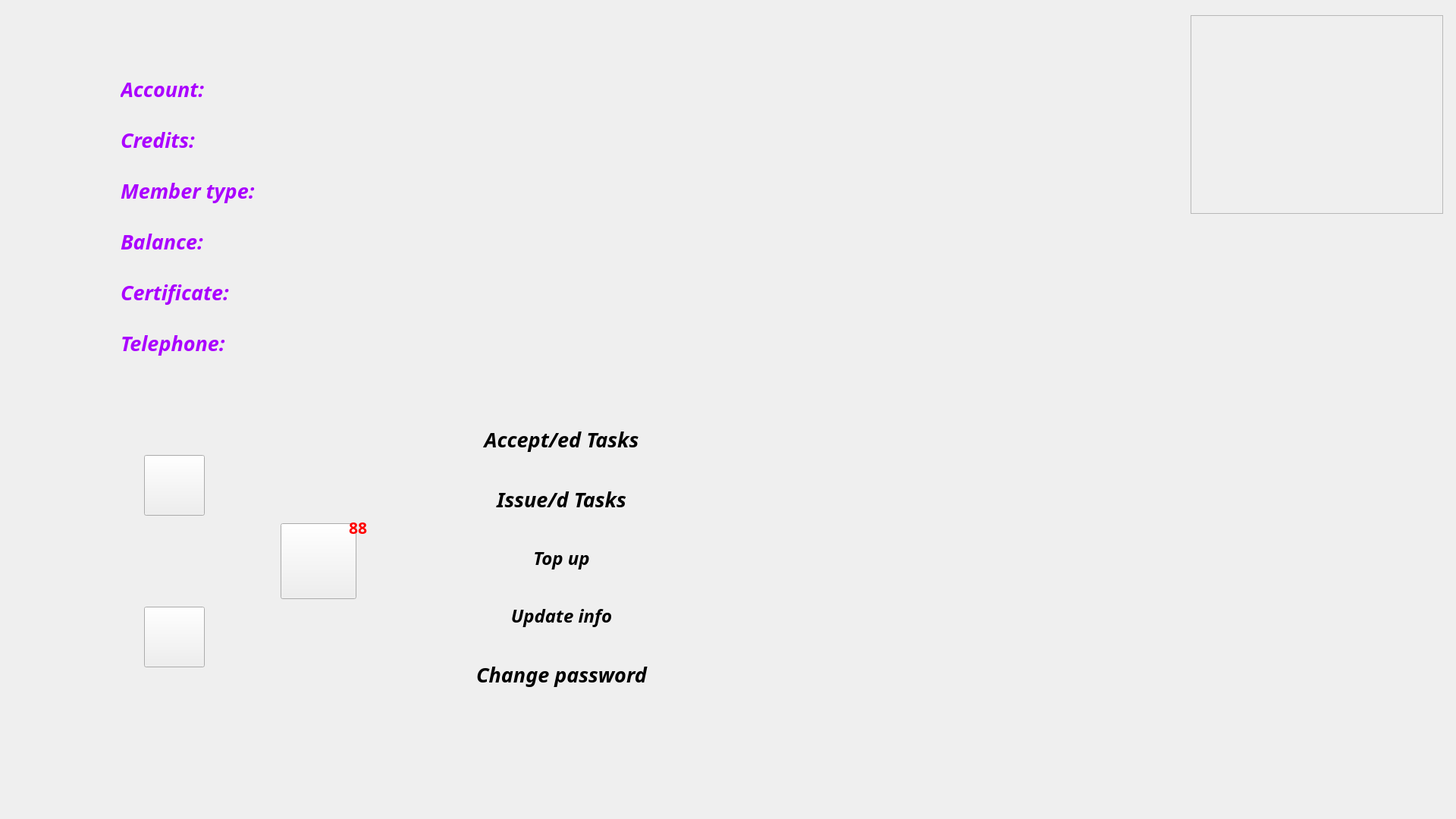
<?xml version="1.0" encoding="UTF-8"?>
<ui version="4.0">
 <class>MainWindowPersonal</class>
 <widget class="QMainWindow" name="MainWindowPersonal">
  <property name="geometry">
   <rect>
    <x>0</x>
    <y>0</y>
    <width>1920</width>
    <height>1080</height>
   </rect>
  </property>
  <property name="windowTitle">
   <string>Personal Information</string>
  </property>
  <widget class="QWidget" name="centralwidget">
   <property name="styleSheet">
    <string notr="true">border-image: url(:/CrowdSourcing/Resources/pictures/zelda2.jpg);</string>
   </property>
   <widget class="QFrame" name="buttonFram">
    <property name="geometry">
     <rect>
      <x>570</x>
      <y>520</y>
      <width>341</width>
      <height>431</height>
     </rect>
    </property>
    <property name="styleSheet">
     <string notr="true">border-image: \*url();</string>
    </property>
    <layout class="QVBoxLayout" name="verticalLayout_4">
     <item>
      <widget class="QPushButton" name="accTaskButton">
       <property name="font">
        <font>
         <family>Century Gothic</family>
         <pointsize>20</pointsize>
         <weight>75</weight>
         <italic>true</italic>
         <bold>true</bold>
        </font>
       </property>
       <property name="styleSheet">
        <string notr="true">QPushButton{  
color:rgb(85, 85, 0);  
min-height:20;  
border-style:solid;  
border-top-left-radius:2px;  
border-top-right-radius:2px;  
background: qlineargradient(x1: 0, y1: 0, x2: 0, y2: 1, stop:0 rgb(248, 255, 250),stop: 0.3 rgb(255, 170, 0),stop: 1 rgb(255, 170, 127));  
border:1px;  
border-radius:15px;padding:2px 4px;
}  
QPushButton:hover{
color:rgb(255, 255, 255);  
min-height:20;  
border-style:solid;  
border-top-left-radius:2px;  
border-top-right-radius:2px;  
background: qlineargradient(x1: 0, y1: 0, x2: 0, y2: 1, stop:0 rgb(226,236,241),   
							stop: 0.3 rgb(37,189,252),  
							  stop: 1 rgb(32,170,240));  
border:1px;  
border-radius:15px;padding:2px 4px;  
}  
QPushButton:pressed{ 
color:rgb(233, 236, 243);  
min-height:20;  
border-style:solid;  
border-top-left-radius:2px;  
border-top-right-radius:2px;  
background: qlineargradient(x1: 0, y1: 0, x2: 0, y2: 1, stop:0 rgb(226,236,241),   
							stop: 0.3 rgb(38,190,255),  
							  stop: 1 rgb(33,184,240));  
border:1px;  
border-radius:15px;padding:2px 4px;  
};</string>
       </property>
       <property name="text">
        <string>Accept/ed Tasks</string>
       </property>
       <property name="flat">
        <bool>true</bool>
       </property>
      </widget>
     </item>
     <item>
      <widget class="QPushButton" name="issTaskButton">
       <property name="font">
        <font>
         <family>Century Gothic</family>
         <pointsize>20</pointsize>
         <weight>75</weight>
         <italic>true</italic>
         <bold>true</bold>
        </font>
       </property>
       <property name="styleSheet">
        <string notr="true">QPushButton{  
color:rgb(85, 85, 0);  
min-height:20;  
border-style:solid;  
border-top-left-radius:2px;  
border-top-right-radius:2px;  
background: qlineargradient(x1: 0, y1: 0, x2: 0, y2: 1, stop:0 rgb(248, 255, 250),stop: 0.3 rgb(255, 170, 0),stop: 1 rgb(255, 170, 127));  
border:1px;  
border-radius:15px;padding:2px 4px;
}  
QPushButton:hover{
color:rgb(255, 255, 255);  
min-height:20;  
border-style:solid;  
border-top-left-radius:2px;  
border-top-right-radius:2px;  
background: qlineargradient(x1: 0, y1: 0, x2: 0, y2: 1, stop:0 rgb(226,236,241),   
							stop: 0.3 rgb(37,189,252),  
							  stop: 1 rgb(32,170,240));  
border:1px;  
border-radius:15px;padding:2px 4px;  
}  
QPushButton:pressed{ 
color:rgb(233, 236, 243);  
min-height:20;  
border-style:solid;  
border-top-left-radius:2px;  
border-top-right-radius:2px;  
background: qlineargradient(x1: 0, y1: 0, x2: 0, y2: 1, stop:0 rgb(226,236,241),   
							stop: 0.3 rgb(38,190,255),  
							  stop: 1 rgb(33,184,240));  
border:1px;  
border-radius:15px;padding:2px 4px;  
};</string>
       </property>
       <property name="text">
        <string>Issue/d Tasks</string>
       </property>
       <property name="flat">
        <bool>true</bool>
       </property>
      </widget>
     </item>
     <item>
      <widget class="QPushButton" name="topUpButoon">
       <property name="font">
        <font>
         <family>Century Gothic</family>
         <pointsize>18</pointsize>
         <weight>75</weight>
         <italic>true</italic>
         <bold>true</bold>
        </font>
       </property>
       <property name="styleSheet">
        <string notr="true">QPushButton{  
color:rgb(85, 85, 0);  
min-height:20;  
border-style:solid;  
border-top-left-radius:2px;  
border-top-right-radius:2px;  
background: qlineargradient(x1: 0, y1: 0, x2: 0, y2: 1, stop:0 rgb(248, 255, 250),stop: 0.3 rgb(255, 170, 0),stop: 1 rgb(255, 170, 127));  
border:1px;  
border-radius:15px;padding:2px 4px;
}  
QPushButton:hover{
color:rgb(255, 255, 255);  
min-height:20;  
border-style:solid;  
border-top-left-radius:2px;  
border-top-right-radius:2px;  
background: qlineargradient(x1: 0, y1: 0, x2: 0, y2: 1, stop:0 rgb(226,236,241),   
							stop: 0.3 rgb(37,189,252),  
							  stop: 1 rgb(32,170,240));  
border:1px;  
border-radius:15px;padding:2px 4px;  
}  
QPushButton:pressed{ 
color:rgb(233, 236, 243);  
min-height:20;  
border-style:solid;  
border-top-left-radius:2px;  
border-top-right-radius:2px;  
background: qlineargradient(x1: 0, y1: 0, x2: 0, y2: 1, stop:0 rgb(226,236,241),   
							stop: 0.3 rgb(38,190,255),  
							  stop: 1 rgb(33,184,240));  
border:1px;  
border-radius:15px;padding:2px 4px;  
};</string>
       </property>
       <property name="text">
        <string>Top up</string>
       </property>
       <property name="flat">
        <bool>true</bool>
       </property>
      </widget>
     </item>
     <item>
      <widget class="QPushButton" name="updateInformationButton">
       <property name="font">
        <font>
         <family>Century Gothic</family>
         <pointsize>18</pointsize>
         <weight>75</weight>
         <italic>true</italic>
         <bold>true</bold>
        </font>
       </property>
       <property name="contextMenuPolicy">
        <enum>Qt::ActionsContextMenu</enum>
       </property>
       <property name="styleSheet">
        <string notr="true">QPushButton{  
color:rgb(85, 85, 0);  
min-height:20;  
border-style:solid;  
border-top-left-radius:2px;  
border-top-right-radius:2px;  
background: qlineargradient(x1: 0, y1: 0, x2: 0, y2: 1, stop:0 rgb(248, 255, 250),stop: 0.3 rgb(255, 170, 0),stop: 1 rgb(255, 170, 127));  
border:1px;  
border-radius:15px;padding:2px 4px;
}  
QPushButton:hover{
color:rgb(255, 255, 255);  
min-height:20;  
border-style:solid;  
border-top-left-radius:2px;  
border-top-right-radius:2px;  
background: qlineargradient(x1: 0, y1: 0, x2: 0, y2: 1, stop:0 rgb(226,236,241),   
							stop: 0.3 rgb(37,189,252),  
							  stop: 1 rgb(32,170,240));  
border:1px;  
border-radius:15px;padding:2px 4px;  
}  
QPushButton:pressed{ 
color:rgb(233, 236, 243);  
min-height:20;  
border-style:solid;  
border-top-left-radius:2px;  
border-top-right-radius:2px;  
background: qlineargradient(x1: 0, y1: 0, x2: 0, y2: 1, stop:0 rgb(226,236,241),   
							stop: 0.3 rgb(38,190,255),  
							  stop: 1 rgb(33,184,240));  
border:1px;  
border-radius:15px;padding:2px 4px;  
};</string>
       </property>
       <property name="text">
        <string>Update info</string>
       </property>
       <property name="flat">
        <bool>true</bool>
       </property>
      </widget>
     </item>
     <item>
      <widget class="QPushButton" name="changePasswordButton">
       <property name="font">
        <font>
         <family>Century Gothic</family>
         <pointsize>20</pointsize>
         <weight>75</weight>
         <italic>true</italic>
         <bold>true</bold>
        </font>
       </property>
       <property name="styleSheet">
        <string notr="true">QPushButton{  
color:rgb(85, 85, 0);  
min-height:20;  
border-style:solid;  
border-top-left-radius:2px;  
border-top-right-radius:2px;  
background: qlineargradient(x1: 0, y1: 0, x2: 0, y2: 1, stop:0 rgb(248, 255, 250),stop: 0.3 rgb(255, 170, 0),stop: 1 rgb(255, 170, 127));  
border:1px;  
border-radius:15px;padding:2px 4px;
}  
QPushButton:hover{
color:rgb(255, 255, 255);  
min-height:20;  
border-style:solid;  
border-top-left-radius:2px;  
border-top-right-radius:2px;  
background: qlineargradient(x1: 0, y1: 0, x2: 0, y2: 1, stop:0 rgb(226,236,241),   
							stop: 0.3 rgb(37,189,252),  
							  stop: 1 rgb(32,170,240));  
border:1px;  
border-radius:15px;padding:2px 4px;  
}  
QPushButton:pressed{ 
color:rgb(233, 236, 243);  
min-height:20;  
border-style:solid;  
border-top-left-radius:2px;  
border-top-right-radius:2px;  
background: qlineargradient(x1: 0, y1: 0, x2: 0, y2: 1, stop:0 rgb(226,236,241),   
							stop: 0.3 rgb(38,190,255),  
							  stop: 1 rgb(33,184,240));  
border:1px;  
border-radius:15px;padding:2px 4px;  
};</string>
       </property>
       <property name="text">
        <string>Change password</string>
       </property>
       <property name="flat">
        <bool>true</bool>
       </property>
      </widget>
     </item>
    </layout>
   </widget>
   <widget class="QFrame" name="infoFram">
    <property name="geometry">
     <rect>
      <x>150</x>
      <y>90</y>
      <width>1031</width>
      <height>411</height>
     </rect>
    </property>
    <property name="styleSheet">
     <string notr="true">border-image: \*url();</string>
    </property>
    <layout class="QFormLayout" name="formLayout">
     <property name="horizontalSpacing">
      <number>10</number>
     </property>
     <property name="verticalSpacing">
      <number>30</number>
     </property>
     <item row="0" column="0">
      <widget class="QLabel" name="usernameLabel">
       <property name="font">
        <font>
         <family>Century Gothic</family>
         <pointsize>20</pointsize>
         <weight>75</weight>
         <italic>true</italic>
         <bold>true</bold>
        </font>
       </property>
       <property name="styleSheet">
        <string notr="true">border-image: \*url();
color: rgb(170, 85, 255);</string>
       </property>
       <property name="text">
        <string>&lt;html&gt;&lt;head/&gt;&lt;body&gt;&lt;p&gt;&lt;span style=&quot; color:#aa00ff;&quot;&gt;Account:&lt;/span&gt;&lt;/p&gt;&lt;/body&gt;&lt;/html&gt;</string>
       </property>
      </widget>
     </item>
     <item row="1" column="0">
      <widget class="QLabel" name="creditsLabel">
       <property name="font">
        <font>
         <family>Century Gothic</family>
         <pointsize>20</pointsize>
         <weight>75</weight>
         <italic>true</italic>
         <bold>true</bold>
        </font>
       </property>
       <property name="styleSheet">
        <string notr="true">border-image: \*url();
color: rgb(170, 85, 255);</string>
       </property>
       <property name="text">
        <string>&lt;html&gt;&lt;head/&gt;&lt;body&gt;&lt;p&gt;&lt;span style=&quot; color:#aa00ff;&quot;&gt;Credits:&lt;/span&gt;&lt;/p&gt;&lt;/body&gt;&lt;/html&gt;</string>
       </property>
      </widget>
     </item>
     <item row="2" column="0">
      <widget class="QLabel" name="memberTypeLabel">
       <property name="font">
        <font>
         <family>Century Gothic</family>
         <pointsize>20</pointsize>
         <weight>75</weight>
         <italic>true</italic>
         <bold>true</bold>
        </font>
       </property>
       <property name="styleSheet">
        <string notr="true">border-image: \*url();
color: rgb(170, 85, 255);</string>
       </property>
       <property name="text">
        <string>&lt;html&gt;&lt;head/&gt;&lt;body&gt;&lt;p&gt;&lt;span style=&quot; color:#aa00ff;&quot;&gt;Member type:&lt;/span&gt;&lt;/p&gt;&lt;/body&gt;&lt;/html&gt;</string>
       </property>
      </widget>
     </item>
     <item row="3" column="0">
      <widget class="QLabel" name="balanceLabel">
       <property name="font">
        <font>
         <family>Century Gothic</family>
         <pointsize>20</pointsize>
         <weight>75</weight>
         <italic>true</italic>
         <bold>true</bold>
        </font>
       </property>
       <property name="styleSheet">
        <string notr="true">border-image: \*url();
color: rgb(170, 85, 255);</string>
       </property>
       <property name="text">
        <string>&lt;html&gt;&lt;head/&gt;&lt;body&gt;&lt;p&gt;&lt;span style=&quot; color:#aa00ff;&quot;&gt;Balance:&lt;/span&gt;&lt;/p&gt;&lt;/body&gt;&lt;/html&gt;</string>
       </property>
      </widget>
     </item>
     <item row="4" column="0">
      <widget class="QLabel" name="certificateLabel">
       <property name="font">
        <font>
         <family>Century Gothic</family>
         <pointsize>20</pointsize>
         <weight>75</weight>
         <italic>true</italic>
         <bold>true</bold>
        </font>
       </property>
       <property name="styleSheet">
        <string notr="true">border-image: \*url();
color: rgb(170, 85, 255);</string>
       </property>
       <property name="text">
        <string>&lt;html&gt;&lt;head/&gt;&lt;body&gt;&lt;p&gt;&lt;span style=&quot; color:#aa00ff;&quot;&gt;Certificate:&lt;/span&gt;&lt;/p&gt;&lt;/body&gt;&lt;/html&gt;</string>
       </property>
      </widget>
     </item>
     <item row="0" column="1">
      <widget class="QLabel" name="usernameDisplay">
       <property name="font">
        <font>
         <family>Century Gothic</family>
         <pointsize>20</pointsize>
         <weight>75</weight>
         <italic>true</italic>
         <bold>true</bold>
        </font>
       </property>
       <property name="styleSheet">
        <string notr="true">color: rgb(170, 0, 127);</string>
       </property>
       <property name="frameShape">
        <enum>QFrame::NoFrame</enum>
       </property>
       <property name="frameShadow">
        <enum>QFrame::Plain</enum>
       </property>
       <property name="text">
        <string/>
       </property>
      </widget>
     </item>
     <item row="1" column="1">
      <widget class="QLabel" name="creditsDisplay">
       <property name="font">
        <font>
         <family>Century Gothic</family>
         <pointsize>20</pointsize>
         <weight>75</weight>
         <italic>true</italic>
         <bold>true</bold>
        </font>
       </property>
       <property name="styleSheet">
        <string notr="true">color: rgb(170, 0, 127);</string>
       </property>
       <property name="text">
        <string/>
       </property>
      </widget>
     </item>
     <item row="2" column="1">
      <widget class="QLabel" name="memberTypeDisplay">
       <property name="font">
        <font>
         <family>Century Gothic</family>
         <pointsize>20</pointsize>
         <weight>75</weight>
         <italic>true</italic>
         <bold>true</bold>
        </font>
       </property>
       <property name="styleSheet">
        <string notr="true">color: rgb(170, 0, 127);</string>
       </property>
       <property name="text">
        <string/>
       </property>
      </widget>
     </item>
     <item row="3" column="1">
      <widget class="QLabel" name="balanceDisplay">
       <property name="font">
        <font>
         <family>Century Gothic</family>
         <pointsize>20</pointsize>
         <weight>75</weight>
         <italic>true</italic>
         <bold>true</bold>
        </font>
       </property>
       <property name="styleSheet">
        <string notr="true">color: rgb(170, 0, 127);</string>
       </property>
       <property name="text">
        <string/>
       </property>
      </widget>
     </item>
     <item row="4" column="1">
      <widget class="QLabel" name="certificateDisplay">
       <property name="font">
        <font>
         <family>Century Gothic</family>
         <pointsize>20</pointsize>
         <weight>75</weight>
         <italic>true</italic>
         <bold>true</bold>
        </font>
       </property>
       <property name="styleSheet">
        <string notr="true">color: rgb(170, 0, 127);</string>
       </property>
       <property name="text">
        <string/>
       </property>
      </widget>
     </item>
     <item row="5" column="0">
      <widget class="QLabel" name="telephoneLabel">
       <property name="font">
        <font>
         <family>Century Gothic</family>
         <pointsize>20</pointsize>
         <weight>75</weight>
         <italic>true</italic>
         <bold>true</bold>
        </font>
       </property>
       <property name="styleSheet">
        <string notr="true">border-image: \*url();
color: rgb(170, 85, 255);</string>
       </property>
       <property name="text">
        <string>&lt;html&gt;&lt;head/&gt;&lt;body&gt;&lt;p&gt;&lt;span style=&quot; color:#aa00ff;&quot;&gt;Telephone:&lt;/span&gt;&lt;/p&gt;&lt;/body&gt;&lt;/html&gt;</string>
       </property>
      </widget>
     </item>
     <item row="5" column="1">
      <widget class="QLabel" name="telephoneDisplay">
       <property name="font">
        <font>
         <family>Century Gothic</family>
         <pointsize>20</pointsize>
         <weight>75</weight>
         <italic>true</italic>
         <bold>true</bold>
        </font>
       </property>
       <property name="styleSheet">
        <string notr="true">color: rgb(170, 0, 127);</string>
       </property>
       <property name="text">
        <string/>
       </property>
      </widget>
     </item>
    </layout>
   </widget>
   <widget class="QPushButton" name="refreshButton">
    <property name="geometry">
     <rect>
      <x>190</x>
      <y>600</y>
      <width>80</width>
      <height>80</height>
     </rect>
    </property>
    <property name="font">
     <font>
      <family>Century Gothic</family>
      <pointsize>16</pointsize>
      <weight>75</weight>
      <italic>true</italic>
      <bold>true</bold>
     </font>
    </property>
    <property name="toolTip">
     <string>Refresh</string>
    </property>
    <property name="styleSheet">
     <string notr="true">QPushButton{border-image: url(:/CrowdSourcing/Resources/pictures/refresh_norm.png);}  
QPushButton:hover{border-image: url(:/CrowdSourcing/Resources/pictures/refresh_on.png);}
QPushButton:pressed{border-image: url(:/CrowdSourcing/Resources/pictures/refresh_clicked.png);};</string>
    </property>
    <property name="text">
     <string/>
    </property>
   </widget>
   <widget class="QPushButton" name="logOutButton">
    <property name="geometry">
     <rect>
      <x>190</x>
      <y>800</y>
      <width>80</width>
      <height>80</height>
     </rect>
    </property>
    <property name="font">
     <font>
      <family>Century Gothic</family>
      <pointsize>18</pointsize>
      <weight>75</weight>
      <italic>true</italic>
      <bold>true</bold>
     </font>
    </property>
    <property name="toolTip">
     <string>Log out</string>
    </property>
    <property name="styleSheet">
     <string notr="true">QPushButton{border-image: url(:/CrowdSourcing/Resources/pictures/logout_norm.png);}  
QPushButton:hover{border-image: url(:/CrowdSourcing/Resources/pictures/logout_on.png);}
QPushButton:pressed{border-image: url(:/CrowdSourcing/Resources/pictures/logout_clicked.png);};</string>
    </property>
    <property name="text">
     <string/>
    </property>
    <property name="flat">
     <bool>false</bool>
    </property>
   </widget>
   <widget class="QFrame" name="frame_2">
    <property name="geometry">
     <rect>
      <x>1570</x>
      <y>20</y>
      <width>333</width>
      <height>262</height>
     </rect>
    </property>
    <property name="styleSheet">
     <string notr="true">border-image: url(:/CrowdSourcing/Resources/pictures/zelda_logo.png);</string>
    </property>
    <property name="frameShape">
     <enum>QFrame::StyledPanel</enum>
    </property>
    <property name="frameShadow">
     <enum>QFrame::Raised</enum>
    </property>
   </widget>
   <widget class="QPushButton" name="messageButton">
    <property name="geometry">
     <rect>
      <x>370</x>
      <y>690</y>
      <width>100</width>
      <height>100</height>
     </rect>
    </property>
    <property name="font">
     <font>
      <family>Century Gothic</family>
      <pointsize>12</pointsize>
      <weight>75</weight>
      <bold>true</bold>
     </font>
    </property>
    <property name="toolTip">
     <string>Message box</string>
    </property>
    <property name="styleSheet">
     <string notr="true">QPushButton{border-image: url(:/CrowdSourcing/Resources/pictures/mess_norm_0.png);}  
QPushButton:hover{border-image: url(:/CrowdSourcing/Resources/pictures/mess_on.png);}  
QPushButton:pressed{border-image: url(:/CrowdSourcing/Resources/pictures/mess_clicked.png);};</string>
    </property>
    <property name="text">
     <string/>
    </property>
   </widget>
   <widget class="QLabel" name="labelMess">
    <property name="geometry">
     <rect>
      <x>460</x>
      <y>680</y>
      <width>31</width>
      <height>31</height>
     </rect>
    </property>
    <property name="font">
     <font>
      <family>Century Gothic</family>
      <pointsize>16</pointsize>
      <weight>75</weight>
      <bold>true</bold>
     </font>
    </property>
    <property name="styleSheet">
     <string notr="true">border-image: transparent;
color: rgb(255, 0, 0);</string>
    </property>
    <property name="text">
     <string>88</string>
    </property>
   </widget>
  </widget>
 </widget>
 <resources>
  <include location="CrowdSourcing.qrc"/>
 </resources>
 <connections>
  <connection>
   <sender>changePasswordButton</sender>
   <signal>clicked()</signal>
   <receiver>MainWindowPersonal</receiver>
   <slot>changePasswordButtonClick()</slot>
   <hints>
    <hint type="sourcelabel">
     <x>448</x>
     <y>895</y>
    </hint>
    <hint type="destinationlabel">
     <x>415</x>
     <y>807</y>
    </hint>
   </hints>
  </connection>
  <connection>
   <sender>logOutButton</sender>
   <signal>clicked()</signal>
   <receiver>MainWindowPersonal</receiver>
   <slot>logOutButtonClick()</slot>
   <hints>
    <hint type="sourcelabel">
     <x>223</x>
     <y>759</y>
    </hint>
    <hint type="destinationlabel">
     <x>421</x>
     <y>885</y>
    </hint>
   </hints>
  </connection>
  <connection>
   <sender>topUpButoon</sender>
   <signal>clicked()</signal>
   <receiver>MainWindowPersonal</receiver>
   <slot>topUpButtonClick()</slot>
   <hints>
    <hint type="sourcelabel">
     <x>507</x>
     <y>755</y>
    </hint>
    <hint type="destinationlabel">
     <x>546</x>
     <y>713</y>
    </hint>
   </hints>
  </connection>
  <connection>
   <sender>updateInformationButton</sender>
   <signal>clicked()</signal>
   <receiver>MainWindowPersonal</receiver>
   <slot>updateInfoButtonClick()</slot>
   <hints>
    <hint type="sourcelabel">
     <x>493</x>
     <y>801</y>
    </hint>
    <hint type="destinationlabel">
     <x>639</x>
     <y>748</y>
    </hint>
   </hints>
  </connection>
  <connection>
   <sender>refreshButton</sender>
   <signal>clicked()</signal>
   <receiver>MainWindowPersonal</receiver>
   <slot>refreshButtonClick()</slot>
   <hints>
    <hint type="sourcelabel">
     <x>241</x>
     <y>632</y>
    </hint>
    <hint type="destinationlabel">
     <x>335</x>
     <y>533</y>
    </hint>
   </hints>
  </connection>
  <connection>
   <sender>accTaskButton</sender>
   <signal>clicked()</signal>
   <receiver>MainWindowPersonal</receiver>
   <slot>accTaskButtonClick()</slot>
   <hints>
    <hint type="sourcelabel">
     <x>701</x>
     <y>601</y>
    </hint>
    <hint type="destinationlabel">
     <x>993</x>
     <y>685</y>
    </hint>
   </hints>
  </connection>
  <connection>
   <sender>issTaskButton</sender>
   <signal>clicked()</signal>
   <receiver>MainWindowPersonal</receiver>
   <slot>issTaskButtonClick()</slot>
   <hints>
    <hint type="sourcelabel">
     <x>649</x>
     <y>656</y>
    </hint>
    <hint type="destinationlabel">
     <x>933</x>
     <y>654</y>
    </hint>
   </hints>
  </connection>
  <connection>
   <sender>messageButton</sender>
   <signal>clicked()</signal>
   <receiver>MainWindowPersonal</receiver>
   <slot>messageButtonClick()</slot>
   <hints>
    <hint type="sourcelabel">
     <x>419</x>
     <y>739</y>
    </hint>
    <hint type="destinationlabel">
     <x>959</x>
     <y>539</y>
    </hint>
   </hints>
  </connection>
 </connections>
 <slots>
  <slot>logOutButtonClick()</slot>
  <slot>changePasswordButtonClick()</slot>
  <slot>topUpButtonClick()</slot>
  <slot>updateInfoButtonClick()</slot>
  <slot>accTaskButtonClick()</slot>
  <slot>refreshButtonClick()</slot>
  <slot>issTaskButtonClick()</slot>
  <slot>messageButtonClick()</slot>
 </slots>
</ui>
